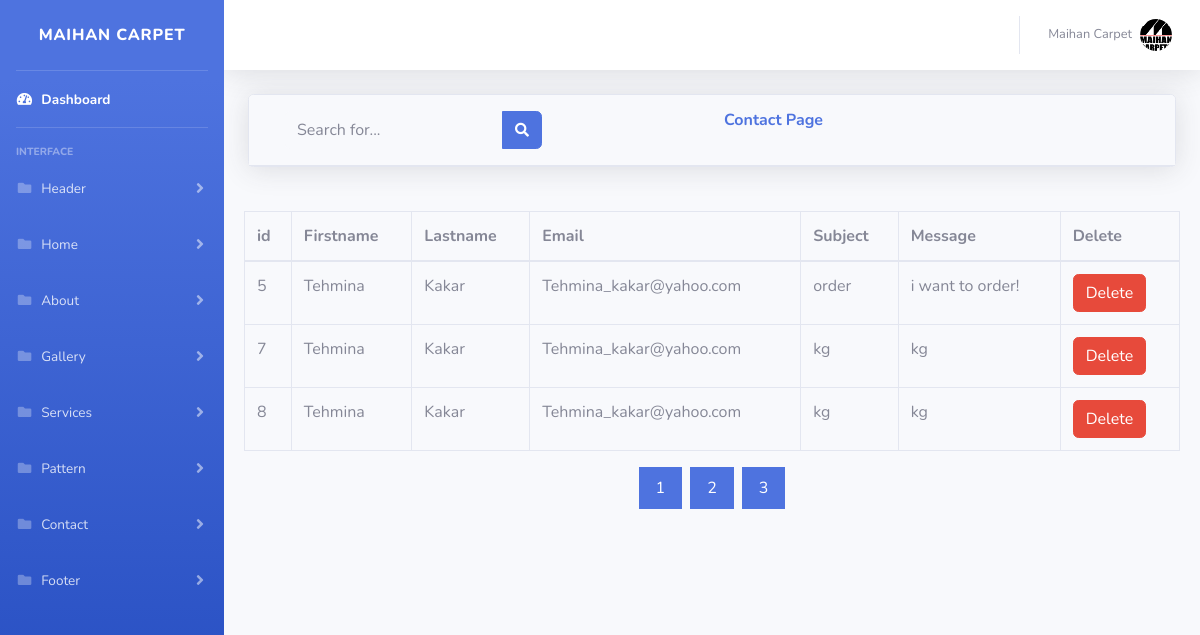
The app's page /AP/getintouch.php (signed in) with its own data.
### tables this page shows
CREATE TABLE `consection1` (
  `Id` int(200) NOT NULL,
  `Firstname` text NOT NULL,
  `Lastname` text NOT NULL,
  `Email` text NOT NULL,
  `Subject` text NOT NULL,
  `Message` text NOT NULL
);

### AP/getintouch.php (the view, shortened to what this page needs)
<?php
	include 'includes/header.php';
	include 'includes/navbar.php';
?>
<div class="container-fluid">
  <div class="card shadow mb-4">
    <div class="card-header py-3">
      <div class="row">
        <div class="col-6">
         <form class="d-none d-sm-inline-block form-inline mr-auto ml-md-3 my-2 my-md-0 mw-100 navbar-search" action="" method="post">
            <div class="input-group">
              <input type="text" class="form-control bg-light border-0 small" placeholder="Search for..." aria-label="Search" aria-describedby="basic-addon2"  name="search1">
              <div class="input-group-append">
                <button class="btn btn-primary" type="submit" name="search">
                  <i class="fas fa-search fa-sm"></i>
                </button>
              </div>
            </div>
          </form>
        </div>
        <div class="col-6 ">
          <h6 class="m-0 font-weight-bold text-primary ">
           Contact Page
          </h6>
        </div>
      </div>
    </div>
  </div>
</div>
  <div class="card-body">
    <div class="table-responsive">
       <?php
        $record = 3;
        $page = '';
        if (isset($_GET["page"])) {
          $page = $_GET["page"];
        }
        else{
           $page =1;
        }
        $start = ($page-1)*$record;
         if (isset($_POST['search'])) {
          $search = preg_replace("#[^0-9a-z]#i","", $_POST['search1']);
          $select = "SELECT * FROM consection1 WHERE  Firstname LIKE '%". $search ."%' OR Lastname LIKE '%". $search ."%' OR Email LIKE '%". $search ."%' OR Subject LIKE '%". $search ."%' OR Message LIKE '%". $search ."%'";
          $result = $connection -> query($select);
        ?>
         <table class="table table-bordered" id="dataTable" width="100%" cellspacing="0">
        <thead>
          <tr>
            <th>id</th>
            <th>Firstname</th>
            <th>Lastname</th>
            <th>Email</th>
            <th>Subject</th>
            <th>Message</th>
            <th>Delete</th>
          </tr>
        </thead>
        <tbody>
          <?php
            if ($result-> num_rows > 0) {
              while ($row = $result->fetch_assoc()){
                echo "<tr><td> $row[Id] </td>".
                     "<td>$row[Firstname]</td>".
                     "<td>$row[Lastname]</td>".
                     "<td>$row[Email]</td>".
                     "<td>$row[Subject]</td>".
                     "<td>$row[Message]</td>".
                     "<td><a href='getintouchcontrol.php?deleteH=$row[Id]'>
                          <button class='btn btn-danger'>Delete</button></a></td></tr>";
              }
            }
          ?>
        </tbody>
      </table>
      <?php
    }
    else{
        $select = "SELECT * FROM consection1 ORDER BY Id LIMIT $start, $record";
        $result = $connection -> query($select);
      ?>
      <table class="table table-bordered" id="dataTable" width="100%" cellspacing="0">
        <thead>
          <tr>
            <th>id</th>
            <th>Firstname</th>
            <th>Lastname</th>
            <th>Email</th>
            <th>Subject</th>
            <th>Message</th>
            <th>Delete</th>
          </tr>
        </thead>
        <tbody>
          <?php
            if ($result-> num_rows > 0) {
              while ($row = $result->fetch_assoc()){
                echo "<tr><td> $row[Id] </td>".
                     "<td>$row[Firstname]</td>".
                     "<td>$row[Lastname]</td>".
                     "<td>$row[Email]</td>".
                     "<td>$row[Subject]</td>".
                     "<td>$row[Message]</td>".
                     "<td><a href='getintouchcontrol.php?deleteH=$row[Id]'>
                          <button class='btn btn-danger'>Delete</button></a></td></tr>";
              }
            }
          ?>
        </tbody>
      </table>
       <div class="center">
        <div class="pagination">
            <?php
              $page_query = "SELECT * FROM consection1 ORDER BY Id ";
              $page_result = $connection->query($page_query);
              $total_records = $page_result -> num_rows;
              $total_pages = ceil($total_records/$record);
              for ($i=1; $i <=$total_pages ; $i++) {
                echo "<a href='consection1.php?page=$i'>$i</a>";
                }}
            ?>
          </div>
      </div>
    </div>
  </div>
</div>
<?php
	include 'includes/footer.php';
?>

### records on screen
consection1: Id "5", Firstname "Tehmina", Lastname "Kakar", Email "Tehmina_kakar@yahoo.com", Subject "order", Message "i want to order!"
consection1: Id "7", Firstname "Tehmina", Lastname "Kakar", Email "Tehmina_kakar@yahoo.com", Subject "kg", Message "kg"
consection1: Id "8", Firstname "Tehmina", Lastname "Kakar", Email "Tehmina_kakar@yahoo.com", Subject "kg", Message "kg"

### other values on screen
$_SESSION['username'] "Maihan Carpet"
